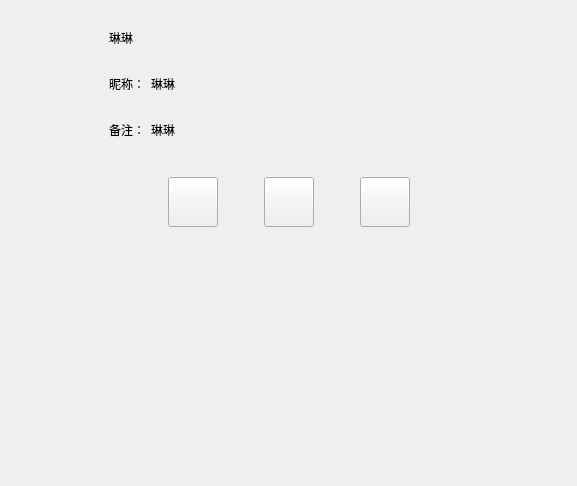
<?xml version="1.0" encoding="UTF-8"?>
<ui version="4.0">
 <class>FriendInfoPage</class>
 <widget class="QWidget" name="FriendInfoPage">
  <property name="geometry">
   <rect>
    <x>0</x>
    <y>0</y>
    <width>577</width>
    <height>486</height>
   </rect>
  </property>
  <property name="windowTitle">
   <string>Form</string>
  </property>
  <layout class="QVBoxLayout" name="verticalLayout">
   <property name="spacing">
    <number>0</number>
   </property>
   <property name="leftMargin">
    <number>0</number>
   </property>
   <property name="topMargin">
    <number>0</number>
   </property>
   <property name="rightMargin">
    <number>0</number>
   </property>
   <property name="bottomMargin">
    <number>0</number>
   </property>
   <item>
    <widget class="QWidget" name="widget" native="true">
     <layout class="QHBoxLayout" name="horizontalLayout">
      <item>
       <widget class="QLabel" name="icon_lb">
        <property name="minimumSize">
         <size>
          <width>85</width>
          <height>85</height>
         </size>
        </property>
        <property name="maximumSize">
         <size>
          <width>85</width>
          <height>85</height>
         </size>
        </property>
        <property name="text">
         <string/>
        </property>
       </widget>
      </item>
      <item>
       <widget class="QWidget" name="widget_3" native="true">
        <layout class="QVBoxLayout" name="verticalLayout_2">
         <item>
          <widget class="QWidget" name="widget_4" native="true">
           <property name="minimumSize">
            <size>
             <width>0</width>
             <height>40</height>
            </size>
           </property>
           <property name="maximumSize">
            <size>
             <width>16777215</width>
             <height>40</height>
            </size>
           </property>
           <layout class="QHBoxLayout" name="horizontalLayout_2">
            <property name="leftMargin">
             <number>0</number>
            </property>
            <property name="topMargin">
             <number>0</number>
            </property>
            <property name="rightMargin">
             <number>0</number>
            </property>
            <property name="bottomMargin">
             <number>0</number>
            </property>
            <item>
             <widget class="QLabel" name="name_lb">
              <property name="minimumSize">
               <size>
                <width>40</width>
                <height>0</height>
               </size>
              </property>
              <property name="maximumSize">
               <size>
                <width>16777215</width>
                <height>16777215</height>
               </size>
              </property>
              <property name="text">
               <string>琳琳</string>
              </property>
             </widget>
            </item>
            <item>
             <widget class="QLabel" name="sex_lb">
              <property name="minimumSize">
               <size>
                <width>40</width>
                <height>40</height>
               </size>
              </property>
              <property name="maximumSize">
               <size>
                <width>40</width>
                <height>40</height>
               </size>
              </property>
              <property name="text">
               <string/>
              </property>
             </widget>
            </item>
            <item>
             <spacer name="horizontalSpacer">
              <property name="orientation">
               <enum>Qt::Horizontal</enum>
              </property>
              <property name="sizeHint" stdset="0">
               <size>
                <width>40</width>
                <height>20</height>
               </size>
              </property>
             </spacer>
            </item>
           </layout>
          </widget>
         </item>
         <item>
          <widget class="QWidget" name="widget_2" native="true">
           <property name="minimumSize">
            <size>
             <width>0</width>
             <height>40</height>
            </size>
           </property>
           <property name="maximumSize">
            <size>
             <width>16777215</width>
             <height>40</height>
            </size>
           </property>
           <layout class="QHBoxLayout" name="horizontalLayout_3">
            <property name="leftMargin">
             <number>0</number>
            </property>
            <property name="topMargin">
             <number>0</number>
            </property>
            <property name="rightMargin">
             <number>0</number>
            </property>
            <property name="bottomMargin">
             <number>0</number>
            </property>
            <item>
             <widget class="QLabel" name="nick_tip">
              <property name="minimumSize">
               <size>
                <width>0</width>
                <height>30</height>
               </size>
              </property>
              <property name="maximumSize">
               <size>
                <width>50</width>
                <height>30</height>
               </size>
              </property>
              <property name="text">
               <string>昵称：</string>
              </property>
             </widget>
            </item>
            <item>
             <widget class="QLabel" name="nick_lb">
              <property name="text">
               <string>琳琳</string>
              </property>
             </widget>
            </item>
            <item>
             <spacer name="horizontalSpacer_2">
              <property name="orientation">
               <enum>Qt::Horizontal</enum>
              </property>
              <property name="sizeHint" stdset="0">
               <size>
                <width>40</width>
                <height>20</height>
               </size>
              </property>
             </spacer>
            </item>
           </layout>
          </widget>
         </item>
         <item>
          <widget class="QWidget" name="widget_5" native="true">
           <property name="minimumSize">
            <size>
             <width>0</width>
             <height>40</height>
            </size>
           </property>
           <property name="maximumSize">
            <size>
             <width>16777215</width>
             <height>40</height>
            </size>
           </property>
           <layout class="QHBoxLayout" name="horizontalLayout_4">
            <property name="leftMargin">
             <number>0</number>
            </property>
            <property name="topMargin">
             <number>0</number>
            </property>
            <property name="rightMargin">
             <number>0</number>
            </property>
            <property name="bottomMargin">
             <number>0</number>
            </property>
            <item>
             <widget class="QLabel" name="bak_tip">
              <property name="minimumSize">
               <size>
                <width>0</width>
                <height>30</height>
               </size>
              </property>
              <property name="maximumSize">
               <size>
                <width>50</width>
                <height>30</height>
               </size>
              </property>
              <property name="text">
               <string>备注：</string>
              </property>
             </widget>
            </item>
            <item>
             <widget class="QLabel" name="bak_lb">
              <property name="text">
               <string>琳琳</string>
              </property>
             </widget>
            </item>
            <item>
             <spacer name="horizontalSpacer_7">
              <property name="orientation">
               <enum>Qt::Horizontal</enum>
              </property>
              <property name="sizeHint" stdset="0">
               <size>
                <width>40</width>
                <height>20</height>
               </size>
              </property>
             </spacer>
            </item>
           </layout>
          </widget>
         </item>
        </layout>
       </widget>
      </item>
     </layout>
    </widget>
   </item>
   <item>
    <widget class="QWidget" name="widget_6" native="true">
     <layout class="QHBoxLayout" name="horizontalLayout_5">
      <item>
       <spacer name="horizontalSpacer_3">
        <property name="orientation">
         <enum>Qt::Horizontal</enum>
        </property>
        <property name="sizeHint" stdset="0">
         <size>
          <width>40</width>
          <height>20</height>
         </size>
        </property>
       </spacer>
      </item>
      <item>
       <widget class="ClickedBtn" name="msg_chat">
        <property name="minimumSize">
         <size>
          <width>50</width>
          <height>50</height>
         </size>
        </property>
        <property name="maximumSize">
         <size>
          <width>50</width>
          <height>50</height>
         </size>
        </property>
        <property name="text">
         <string/>
        </property>
       </widget>
      </item>
      <item>
       <spacer name="horizontalSpacer_5">
        <property name="orientation">
         <enum>Qt::Horizontal</enum>
        </property>
        <property name="sizeType">
         <enum>QSizePolicy::Fixed</enum>
        </property>
        <property name="sizeHint" stdset="0">
         <size>
          <width>40</width>
          <height>20</height>
         </size>
        </property>
       </spacer>
      </item>
      <item>
       <widget class="ClickedBtn" name="voice_chat">
        <property name="minimumSize">
         <size>
          <width>50</width>
          <height>50</height>
         </size>
        </property>
        <property name="maximumSize">
         <size>
          <width>50</width>
          <height>50</height>
         </size>
        </property>
        <property name="text">
         <string/>
        </property>
       </widget>
      </item>
      <item>
       <spacer name="horizontalSpacer_6">
        <property name="orientation">
         <enum>Qt::Horizontal</enum>
        </property>
        <property name="sizeType">
         <enum>QSizePolicy::Fixed</enum>
        </property>
        <property name="sizeHint" stdset="0">
         <size>
          <width>40</width>
          <height>20</height>
         </size>
        </property>
       </spacer>
      </item>
      <item>
       <widget class="ClickedBtn" name="video_chat">
        <property name="minimumSize">
         <size>
          <width>50</width>
          <height>50</height>
         </size>
        </property>
        <property name="maximumSize">
         <size>
          <width>50</width>
          <height>50</height>
         </size>
        </property>
        <property name="text">
         <string/>
        </property>
       </widget>
      </item>
      <item>
       <spacer name="horizontalSpacer_4">
        <property name="orientation">
         <enum>Qt::Horizontal</enum>
        </property>
        <property name="sizeHint" stdset="0">
         <size>
          <width>40</width>
          <height>20</height>
         </size>
        </property>
       </spacer>
      </item>
     </layout>
    </widget>
   </item>
   <item>
    <spacer name="verticalSpacer_2">
     <property name="orientation">
      <enum>Qt::Vertical</enum>
     </property>
     <property name="sizeHint" stdset="0">
      <size>
       <width>20</width>
       <height>247</height>
      </size>
     </property>
    </spacer>
   </item>
  </layout>
 </widget>
 <customwidgets>
  <customwidget>
   <class>ClickedBtn</class>
   <extends>QPushButton</extends>
   <header>clickedbtn.h</header>
  </customwidget>
 </customwidgets>
 <resources/>
 <connections/>
</ui>
